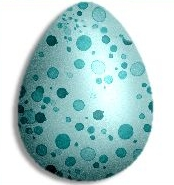
%> input picture project 5_Clustering, Circle Detection/egg.jpg, 174 x 185 px
$ octave test.m   (GNU Octave 9; MATLAB toolbox functions it lacks are replaced by stand-ins)
%> lines starting %> are read from the running program, lines starting %| are printed output that depends on the picture
### project 5_Clustering, Circle Detection/quantizeRGB.m
 function [outputImg, meanColors, clusterIds] = quantizeRGB(origImg, k)
    %initializing
    [rlen,clen,~]=size(origImg);
    num_of_pixels=rlen*clen;
    outputImg=double(origImg);

    %calculating the means
    [clusterIds,meanColors]=kmeans(reshape(outputImg,num_of_pixels,3),k);
    outputImg=reshape(outputImg,num_of_pixels,3);
    %convert all pixels to their cluster means
    for i=1:num_of_pixels
        outputImg(i,:)=meanColors(clusterIds(i),:);
    end

    %convert to uint8 and display
    outputImg=uint8(reshape(outputImg,rlen,clen,3));
    figure
    subplot(1,2,1);
    imshow(origImg);
    title('original img');
    subplot(1,2,2);
    fname=strcat('kmeans img (k=',int2str(k),')');
    imshow(outputImg);
    title(fname);

end

### project 5_Clustering, Circle Detection/detectCircles.m
function [centers] = detectCircles(im, edges, radius, top_k)
    %initialization
    [rlen,clen]=size(im);
    quantization_value=3;
    H=zeros(rlen,clen);
    %collect the houghspace votes
    for i =1 :length(edges)
       x=edges(i,1);
       y=edges(i,2);
       mag=edges(i,3);
       dir=edges(i,4);
       a=x-radius*cosd(dir);
       b=y-radius*sind(dir);
       if a<1 || a >=clen || b<1 || b >=rlen
           continue;
       end
       tmpa=ceil(a/quantization_value);
       tmpb=ceil(b/quantization_value);
       H(tmpa,tmpb)=H(tmpa,tmpb)+1;
    end

    %collect the top k votes
    topK_arr=zeros(1,top_k+1);
    for i=1:rlen*clen
        topK_arr(top_k+1)=H(i);
        topK_arr=sort(topK_arr,'descend');
    end
    topK_arr=unique(topK_arr(1:top_k));
    centers=[];
    for i=1:length(topK_arr)
        [x,y]= find(H==topK_arr(i));
        centers=[centers; [x y]];
    end
    centers=centers(1:top_k,:);

    %recover the top k circle centers
    centers=centers*quantization_value;
    figure;
    imshow(im);
    fname=strcat('radius: ',int2str(radius),' top\_K: ',int2str(top_k));
    viscircles(centers, radius * ones(size(centers, 1), 1));
    title(fname);
    saveas(gcf,'egg_circles.png');

end

### project 5_Clustering, Circle Detection/detectEdges.m
function [edges] = detectEdges(im, threshold)

end

### project 5_Clustering, Circle Detection/test.m

img=imread('egg.jpg');
%> img is the input picture: size 185x174x3 uint8; mean R, G, B 174.1, 205.8, 206.1
quantizeRGB(img,5);
%> in quantizeRGB, `[clusterIds,meanColors]=kmeans(reshape(outputImg,num_of_pixels,3),k);`: meanColors = [248.4 253.8 253.6; 128.4 180.2 181.1; 26.85 83.98 85.01; 173.1 220.9 221.5; 78.01 136.6 137.4]
%> in quantizeRGB, `outputImg=uint8(reshape(outputImg,rlen,clen,3));`:
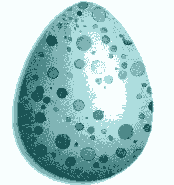
%> outputImg: size 185x174x3 uint8; mean R, G, B 173.8, 205.9, 206.3
detectCircles(img,detectEdges(img,2),7,4);
%> the loop in detectCircles, `for i =1 :length(edges)` made 1 pass
%> x on pass 1: 7
%> the run ends on the next line
